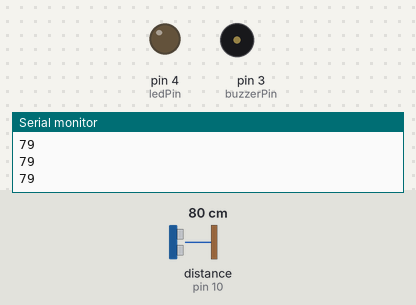
Bench run of a program on a simulated Arduino Uno, built with avr-gcc and run on an emulated ATmega328P. Shown: output pins drawn as LEDs (lit = HIGH), buzzer (waves = sounding, pin HIGH), the last lines printed to the serial monitor. Wiring (inferred from the names in the program): ultrasonic range finder: trigger pin 9; echo pin 10. The test bench sets the inputs (shaded band); at power-on: distance to the obstacle (sensor on pin 10) 80 cm. The echo pulse lasts 58.3 µs per cm; pins used as bus, display or sensor lines are not drawn.

Above: at 1.2 s.
1.3 s: distance to the obstacle (sensor on pin 10) set to 18 cm
2.8 s: distance to the obstacle (sensor on pin 10) set to 14 cm
At 3.4 s:
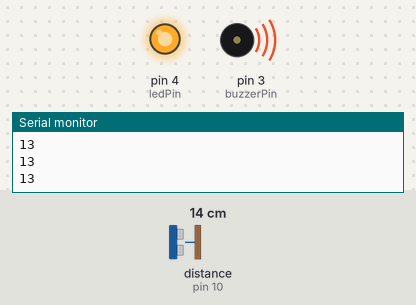
4.3 s: distance to the obstacle (sensor on pin 10) set to 35 cm
At 5.2 s:
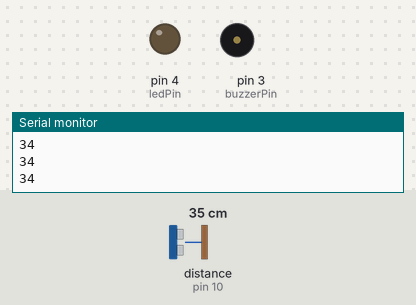
5.8 s: distance to the obstacle (sensor on pin 10) set to 2 cm
At 6.6 s:
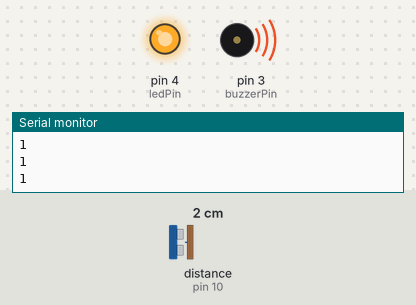
Timing chart, 0 to 8.3 s (numbered marks = the images above; inputs shaded):
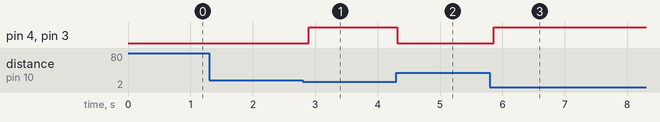

The program:

main.cpp
```cpp
#include <Arduino.h>

const int ledPin    = 4;
const int buzzerPin = 3;
const int trigPin   = 9;
const int echoPin   = 10;

long duration;
float distanceCm;

void setup() {
    pinMode(ledPin,    OUTPUT);
    pinMode(buzzerPin, OUTPUT);
    pinMode(trigPin,   OUTPUT);
    pinMode(echoPin,   INPUT);
    Serial.begin(115200);
}

void loop() {
    digitalWrite(trigPin, LOW);
    delayMicroseconds(2);

    digitalWrite(trigPin, HIGH);
    delayMicroseconds(10);
    digitalWrite(trigPin, LOW);

    duration = pulseIn(echoPin, HIGH, 20000);

    if (duration == 0) {
        digitalWrite(ledPin,    LOW);
        digitalWrite(buzzerPin, LOW);
        Serial.println(-1);
    } else {
        distanceCm = duration * 0.0343 / 2;
        bool alert = distanceCm < 15;
        digitalWrite(ledPin,    alert ? HIGH : LOW);
        digitalWrite(buzzerPin, alert ? HIGH : LOW);
        Serial.println((int)distanceCm);
    }

    delay(100);
}
```

Measured:
- the behaviour switches between 16 and 15 cm on distance to the obstacle (sensor on pin 10) (found by bisection; images 0 and 1)
- after the input at 2.8 s, pin 4 (ledPin), pin 3 (buzzerPin): LOW → HIGH after 0.10 s
- after the input at 4.3 s, pin 4 (ledPin), pin 3 (buzzerPin): HIGH → LOW at once
- after the input at 5.8 s, pin 4 (ledPin), pin 3 (buzzerPin): LOW → HIGH after 0.06 s
